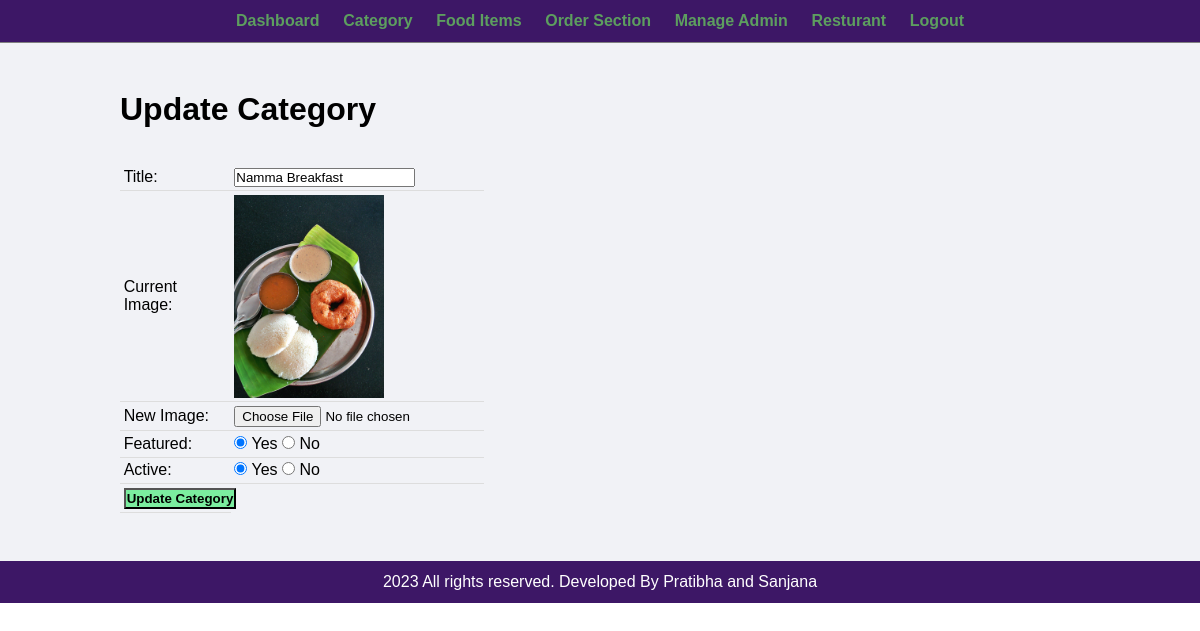
Screenshot of /admin/update-category.php?id=4 (signed in) with the database file from the repository.
### tables this page shows
CREATE TABLE `tbl_category` (
  `id` int(10) UNSIGNED NOT NULL,
  `title` varchar(100) NOT NULL,
  `image_name` varchar(255) NOT NULL,
  `featured` varchar(10) NOT NULL,
  `active` varchar(10) NOT NULL
);

### admin/update-category.php (the view, shortened to what this page needs)
<?php include('partials/menu.php'); ?>
<div class="main-content">
    <div class="wrapper">
        <h1>Update Category</h1>
        <br><br>
        <?php
            if(isset($_GET['id']))
            {
                $id = $_GET['id'];
                $sql = "SELECT * FROM tbl_category WHERE id=$id";
                $res = mysqli_query($conn, $sql);
                $count = mysqli_num_rows($res);
                if($count==1)
                {
                    $row = mysqli_fetch_assoc($res);
                    $title = $row['title'];
                    $current_image = $row['image_name'];
                    $featured = $row['featured'];
                    $active = $row['active'];
                }
                else
                {
                    $_SESSION['no-category-found'] = "<div class='error'>Category not Found.</div>";
                    header('location:'.SITEURL.'admin/manage-category.php');
                }
            }
            else
            {
                header('location:'.SITEURL.'admin/manage-category.php');
            }
        ?>
        <form action="" method="POST" enctype="multipart/form-data">
            <table class="tbl-30">
                <tr>
                    <td>Title: </td>
                    <td>
                        <input type="text" name="title" value="<?php echo $title; ?>">
                    </td>
                </tr>
                <tr>
                    <td>Current Image: </td>
                    <td>
                        <?php
                            if($current_image != "")
                            {
                                ?>
                                <img src="<?php echo SITEURL; ?>images/category/<?php echo $current_image; ?>" width="150px">
                                <?php
                            }
                            else
                            {
                                echo "<div class='error'>Image Not Added.</div>";
                            }
                        ?>
                    </td>
                </tr>
                <tr>
                    <td>New Image: </td>
                    <td>
                        <input type="file" name="image">
                    </td>
                </tr>
                <tr>
                    <td>Featured: </td>
                    <td>
                        <input <?php if($featured=="Yes"){echo "checked";} ?> type="radio" name="featured" value="Yes"> Yes
                        <input <?php if($featured=="No"){echo "checked";} ?> type="radio" name="featured" value="No"> No
                    </td>
                </tr>
                <tr>
                    <td>Active: </td>
                    <td>
                        <input <?php if($active=="Yes"){echo "checked";} ?> type="radio" name="active" value="Yes"> Yes
                        <input <?php if($active=="No"){echo "checked";} ?> type="radio" name="active" value="No"> No
                    </td>
                </tr>
                <tr>
                    <td>
                        <input type="submit" name="submit" value="Update Category" class="btn-secondary">
                    </td>
                </tr>
            </table>
        </form>
    </div>
</div>
<?php include('partials/footer.php'); ?>

### css/admin.css (style rules this page uses)
* { margin: 0; padding: 0; font-family: Arial, Helvetica, sans-serif; }
.wrapper { padding: 1%; width: 80%; margin: 0 auto; }
.tbl-30 { width: 30%; }
table { border-collapse: collapse; width: 100%; }
th, td { padding: 8px; text-align: left; border-bottom: 1px solid #ddd; }
table tr td { padding: 1%; }
.btn-secondary { background-color: #7bed9f; padding: 1%; color: black; text-decoration: none; font-weight: bold; }
.main-content { background-color: #f1f2f6; padding: 3% 0; }

### rows the page displays
tbl_category: title "Namma Breakfast", image_name (picture), featured "☑", active "☑"
